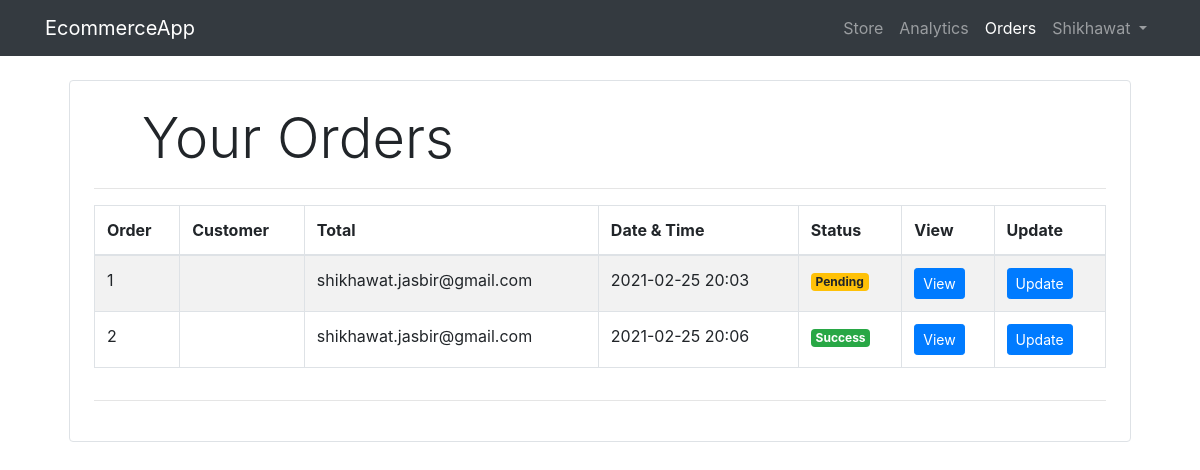
The page /orders/ (signed in) on the database its author committed.
### account/models/customer.py (models this page shows, shortened)
class Customer(models.Model):
    first_name = models.CharField(max_length=30)
    last_name = models.CharField(max_length=30)
    phone = models.CharField(max_length=13)
    email = models.EmailField(unique=True)
    password = models.CharField(max_length=50)
    date_joined = models.DateTimeField(verbose_name="date joined", auto_now_add=True)
    last_login = models.DateTimeField(verbose_name="last login", auto_now=True)

### orders/models/order.py (models this page shows, shortened)
class Order(models.Model):
    customer = models.ForeignKey(Customer, on_delete=models.CASCADE)
    total_price = models.FloatField()
    date = models.DateTimeField(auto_now_add=True)
    status = models.BooleanField(default=False)
    address = models.CharField(
        "Address",
        max_length=1024,
    )
    zip_code = models.CharField(
        "ZIP / Postal code",
        max_length=12,
    )
    city = models.CharField(
        "City",
        max_length=1024,
    )
    state = models.CharField(
        "State",
        max_length=1024
    )
    country = models.CharField(
        "Country",
        max_length=1024,
    )
    @staticmethod
    def get_all_orders():
        return Order.objects.all()

### orders/views/orders.py (the view, shortened to what this page needs)
# urls.py: path('', views.Orders.as_view(), name='orders'),
class Orders(View):
    def get(self, request):
        if request.session.get('user_type') == 'seller':
            orders = Order.get_all_orders()
            return render(request, 'orders/seller.html', {'orders':orders})
        else:
            customer_id = request.session.get('user_id')
            orders = Order.get_orders_by_customer_id(customer_id)
            return render(request, 'orders/customer.html', {'orders': orders})

### dashboard/templatetags/dashboard_filters.py (called while the page is built)
@register.filter(name = 'currency')
def currency(price):
    return format_currency(price, 'INR', locale='en_IN')

@register.filter(name='is_seller')
def is_seller(request):
    if request.session.get('user_id'):
        if request.session.get('user_type')=="seller":
            return True
    return False

### orders/templates/orders/seller.html (shortened to what this page needs)
{% extends 'dashboard/base.html' %}
{% block content %}
{% load dashboard_filters %}
{% load cart_filters %}
<div class="container">
    <div class="border rounded p-4 m-4">
         <p class="display-4 pl-4 ml-4">Your Orders</p>
         <hr>
         <div class="table-responsive">
         <table id="orders" class="table table-striped table-bordered">
             <thead>
                 <tr>
                     <th>Order</th>
                     <th>Customer</th>
                     <th>Total</th>
                     <th>Date & Time</th>
                     <th>Status</th>
                     <th>View</th>
                     <th>Update</th>
                 </tr>
             </thead>
             <tbody>
            {% for order in orders %}
            <tr>
                <td>{{forloop.counter}}</td>
                <td>{{order.total_price|currency}}</td>
                <td>{{order.customer.email}}</td>
                <td>{{order.date|date:'Y-m-d H:i'}}</td>
                <td>
                    {% if order.status %}
                    <span class="badge badge-success">Success</span>
                    {% else %}
                    <span class="badge badge-warning">Pending</span>
                    {% endif %}
                </td>
                <td>
                    <form target="_blank" action="{% url 'view-order' %}" method="GET">
                        <input type="submit" value="View" class="btn btn-sm btn-primary"/>
                    </form>
                </td>
                <td>
                    <form action="" method="post">
                        <input type="submit" value="Update" class="btn btn-sm btn-primary"/>
                    </form>
                </td>
            </tr>
            {% endfor %}
        </tbody>
    </table>
</div>
    <hr>
</div>
</div>
{% endblock content %}

### dashboard/templates/dashboard/navbar.html (shortened to what this page needs)
{% load static %}
{% load dashboard_filters %}
{% url 'home' as home_url %}
{% url 'cart' as cart_url %}
{% url 'analytics' as analytics_url %}
{% url 'orders' as orders_url %}
<nav class="navbar navbar-expand-lg navbar-dark bg-dark fixed-top">
    <div class="container">
      <a class="navbar-brand" href="{{home_url}}">EcommerceApp</a>
      <div class="collapse navbar-collapse" id="navbarResponsive">
        <ul class="navbar-nav ml-auto">
          {% if not request|is_seller %}
          <li class="nav-item">
            <form class="form-inline" action="/" method="get">
              <input class="input-sm form-control mr-sm-2" type="search" name="q" placeholder="Search" aria-label="Search">
              <button class="btn btn-sm btn-primary my-2 my-sm-0" type="submit">Search</button>
            </form>
          </li>
          <li class="nav-item {% if request.get_full_path == home_url %} active {% endif %}">
            <a class="nav-link" href="{{home_url}}">Store
              <span class="sr-only">(current)</span>
            </a>
          </li>
          <li class="nav-item {% if request.get_full_path == cart_url %} active {% endif %}">
            <a class="nav-link" href="{{cart_url}}">Cart
            <span class="badge badge-primary">{{request.session.cart.keys|length}}</span>
            </a>
          </li>
          {% else %}
          <li class="nav-item {% if request.get_full_path == home_url %} active {% endif %}">
            <a class="nav-link" href="{{home_url}}">Store
            </a>
          </li>
          <li class="nav-item {% if request.get_full_path == analytics_url %} active {% endif %}">
            <a class="nav-link" href="{{analytics_url}}">Analytics
            </a>
          </li>
          {% endif %}
          {% if request.session.user_id %}
          <li class="nav-item {% if request.get_full_path == orders_url %} active {% endif %}">
            <a class="nav-link" href="{{orders_url}}">Orders</a>
          </li>
          <li class="nav-item dropdown">
            <a class="nav-link dropdown-toggle" data-toggle="dropdown" href="#" role="button" aria-haspopup="true" aria-expanded="false">
              {{request.session.user_name}}
            </a>
          </li>
          {% endif %}
        </ul>
      </div>
    </div>
  </nav>

### dashboard/static/dashboard/css/index.css (style rules this page uses)
body { padding-top: 56px; }

### rows shown on the page
Customer: session.user_name "Shikhawat"
Order: customer.email "shikhawat.jasbir@gmail.com", date "2021-02-25 20:03", status "Pending"
Order: customer.email "shikhawat.jasbir@gmail.com", date "2021-02-25 20:06", status "Success"
